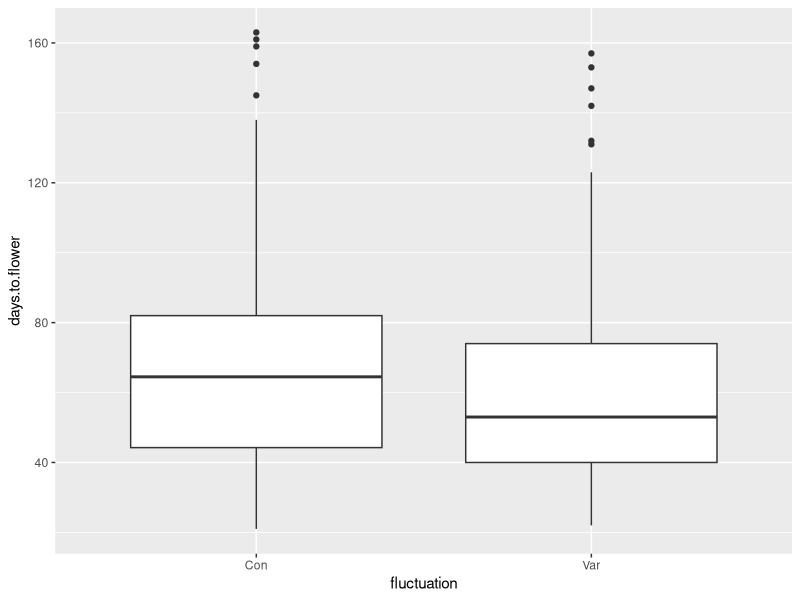

This figure's R source:
## ---- chunk 1
knitr::opts_chunk$set(echo = TRUE)
## ---- chunk 2
# Chargez la librairie `tidyverse`

# Changez votre répertoire de travail pour être dans `session3_plots_reorganisation`

# Importer `burghardt_et_al_2015_expt1.txt` et mettez le dans un objet appelé `expt1`

## ---- chunk 3
# Chargez la librairie `tidyverse` (aide: utilisez la fonction `library()`)
library(tidyverse)

# Importer `burghardt_et_al_2015_expt1.txt` et mettez le dans un objet appelé `expt1`
#(aide: utilisez la fonction `read_tsv()`)

expt1 <- read_tsv("../data/burghardt_et_al_2015_expt1.txt")

## ---- chunk 4
expt1 %>% 
  filter(vernalization == "V") %>% 
  select(genotype, total.leaf.length.mm)
## ---- chunk 5

expt1 <- read_tsv("../data/burghardt_et_al_2015_expt1.txt")

expt1_filtered <- filter(expt1, fluctuation=="Con" & day.length=="16")

expt1_selected <- select(expt1_filtered,days.to.bolt:total.leaf.length.mm)

summary(expt1_selected)

## ---- chunk 6
expt1 %>% 
  filter(vernalization == "V") %>% 
  ggplot(aes(fluctuation, days.to.flower)) + 
  geom_boxplot()
## ---- chunk 7
# Créez une nouvelle table avec la colonne supplémentare  
expt1.cm <- mutate(expt1, total.leaf.length.cm = total.leaf.length.mm/10)

# Vérifier que la nouvelle colonne est bien là
colnames(expt1.cm)
## ---- chunk 8
# Créez deux nouvelles colonnes
expt1.cm <- mutate(expt1, 
                   blade.length.cm = blade.length.mm/10,
                   total.leaf.length.cm = total.leaf.length.mm/10)

# Vérifier que les nouvelles colonnes sont bien là
colnames(expt1.cm)
## ---- chunk 9
# Créez deux nouvelles colonnes
expt1.concatenated <- unite(expt1, "Vern_survival_bolt",vernalization,bolt.survival,bolt)

# Vérifier que la nouvelles colonnes sont bien là
colnames(expt1.concatenated)
## ---- chunk 10
# Créez deux nouvelles colonnes
expt1.separated <- separate(expt1, background, into=c("genotype", "FRI mutation"))

# Vérifier que la nouvelles colonnes sont bien là
colnames(expt1.separated)
